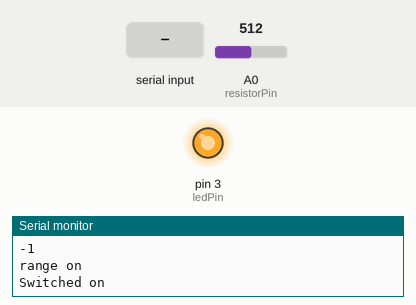
The sketch below on a simulated Arduino Uno, built with avr-gcc and run on an emulated ATmega328P. Parts: output pins drawn as LEDs (lit = HIGH), the last lines printed to the serial monitor. The inputs (shaded band) are chosen by the test bench; at power-on: A0 (resistorPin) = 512.

Above: at 1.2 s.
1.3 s: A0 (resistorPin) set to 306
At 2.2 s:
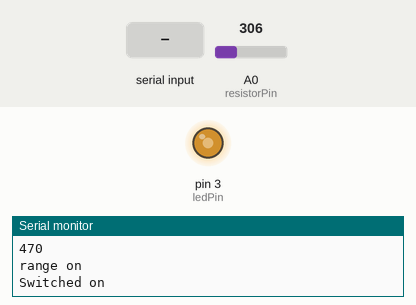
3.0 s: A0 (resistorPin) set to 122
At 4.3 s:
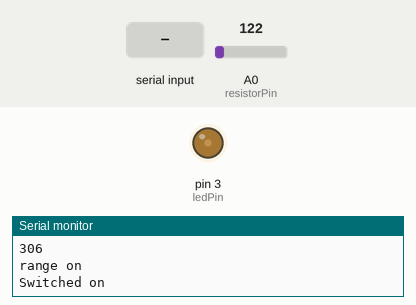
4.6 s: "0" received over Serial
At 5.7 s:
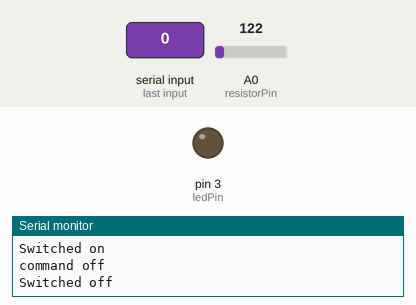
6.1 s: "1" received over Serial
At 6.5 s:
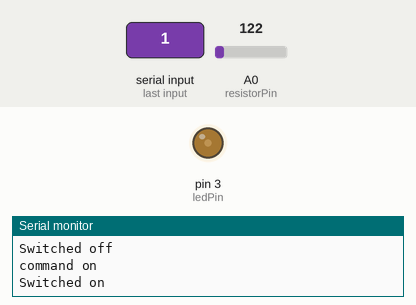
7.7 s: A0 (resistorPin) set to 510
At 8.7 s:
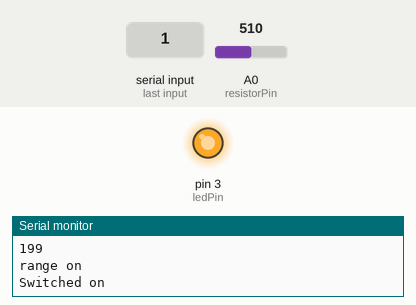
9.3 s: "2" received over Serial
At 10.0 s:
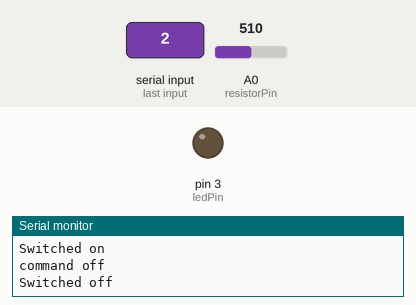
Timing chart, 0 to 11.8 s (numbered marks = the images above; inputs shaded):
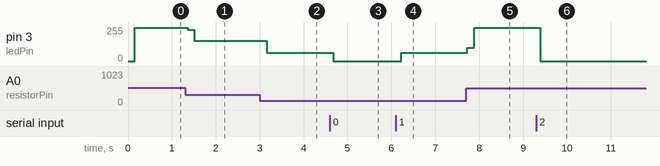

Measured:
- after the input at 1.3 s, pin 3 (ledPin): 250/255 → 235/255 after 0.06 s, → 153/255 0.15 s later
- after the input at 3.0 s, pin 3 (ledPin): 153/255 → 61/255 after 0.16 s
- after the input at 4.6 s, pin 3 (ledPin): 61/255 → 0/255 after 0.07 s
- after the input at 6.1 s, pin 3 (ledPin): 0/255 → 61/255 after 0.13 s
- after the input at 7.7 s, pin 3 (ledPin): 61/255 → 99/255 at once, → 250/255 0.15 s later
- after the input at 9.3 s, pin 3 (ledPin): 250/255 → 0/255 after 0.09 s

The sketch:

PWM_light.ino
```cpp
// Pins
const int ledPin = 3;
const int resistorPin = A0;
const int infraredPin = 2;

// ADC control
const int SWING_RANGE = 10;
const int MV_SIZE = 5;

// ADC variable
int valueSum = 0;
int values[MV_SIZE];
int lastValue = -1;

// To On/Off/Remain
enum LightCommand{On, Off, Remain};

void setup() {
  Serial.begin(9600);
  pinMode(infraredPin, INPUT);
}

void loop() {

  read_value();
  LightCommand lightCommand = check_light_status();

  if (lightCommand==Off) {
    analogWrite(ledPin, 0);
    lastValue = valueSum;
    Serial.println("Switched off");
    delay(200);
  }
  else if (lightCommand==On || (abs(valueSum - lastValue) > SWING_RANGE)) {
    analogWrite(ledPin, valueSum/2);
    lastValue = valueSum;
    Serial.println("Switched on");
  }
}

LightCommand check_light_status() {

  if (Serial.available() > 0) {
    if (Serial.read() == '1'){
      Serial.println("command on");
      return On;
    }
    else {
      Serial.println("command off");
      return Off;
    }
  } else if ( abs(valueSum - lastValue) > SWING_RANGE ) {
    Serial.println(valueSum);
    Serial.println(lastValue);
    Serial.println("range on");
    return On;
  } else if (valueSum < 10) {
    Serial.println("value off");
    return Off;
  }

  return Remain;
}

void read_value() {
  valueSum = 0;
  for (int i=0 ; i<MV_SIZE ; i++){
    values[i] = analogRead(resistorPin);
    valueSum += values[i];
    delay(30);
  }

  valueSum /= MV_SIZE;

  if (valueSum > 500) valueSum = 500;
}
```
